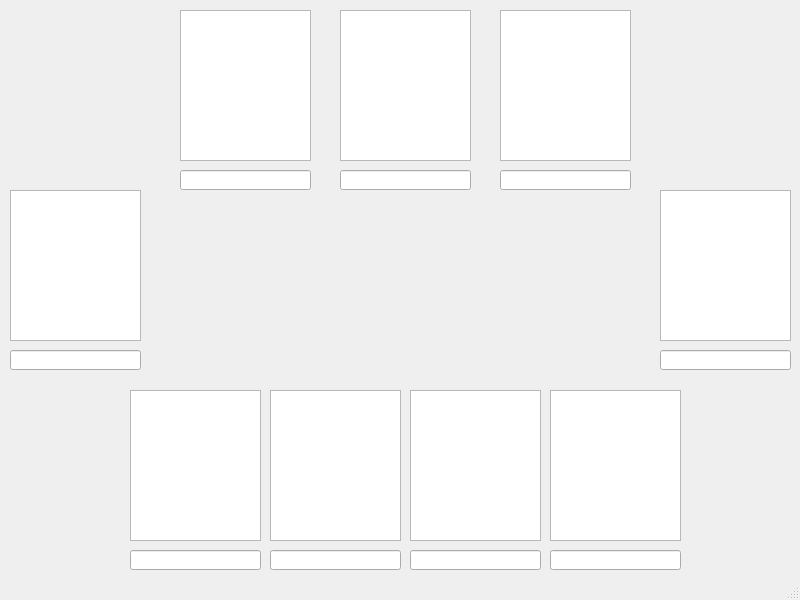
<?xml version="1.0" encoding="UTF-8"?>
<ui version="4.0">
 <class>MainWindow</class>
 <widget class="QMainWindow" name="MainWindow">
  <property name="geometry">
   <rect>
    <x>0</x>
    <y>0</y>
    <width>800</width>
    <height>600</height>
   </rect>
  </property>
  <property name="mouseTracking">
   <bool>false</bool>
  </property>
  <property name="windowTitle">
   <string>MainWindow</string>
  </property>
  <widget class="QWidget" name="centralwidget">
   <widget class="QTextEdit" name="textEdit_2">
    <property name="geometry">
     <rect>
      <x>500</x>
      <y>10</y>
      <width>131</width>
      <height>151</height>
     </rect>
    </property>
    <property name="mouseTracking">
     <bool>false</bool>
    </property>
    <property name="verticalScrollBarPolicy">
     <enum>Qt::ScrollBarAlwaysOff</enum>
    </property>
    <property name="horizontalScrollBarPolicy">
     <enum>Qt::ScrollBarAlwaysOff</enum>
    </property>
    <property name="readOnly">
     <bool>true</bool>
    </property>
   </widget>
   <widget class="QTextEdit" name="textEdit_4">
    <property name="geometry">
     <rect>
      <x>180</x>
      <y>10</y>
      <width>131</width>
      <height>151</height>
     </rect>
    </property>
    <property name="cursor" stdset="0">
     <cursorShape>ArrowCursor</cursorShape>
    </property>
    <property name="mouseTracking">
     <bool>false</bool>
    </property>
    <property name="acceptDrops">
     <bool>true</bool>
    </property>
    <property name="toolTipDuration">
     <number>-1</number>
    </property>
    <property name="lineWidth">
     <number>1</number>
    </property>
    <property name="verticalScrollBarPolicy">
     <enum>Qt::ScrollBarAlwaysOff</enum>
    </property>
    <property name="horizontalScrollBarPolicy">
     <enum>Qt::ScrollBarAlwaysOff</enum>
    </property>
    <property name="sizeAdjustPolicy">
     <enum>QAbstractScrollArea::AdjustIgnored</enum>
    </property>
    <property name="tabChangesFocus">
     <bool>false</bool>
    </property>
    <property name="readOnly">
     <bool>true</bool>
    </property>
    <property name="acceptRichText">
     <bool>true</bool>
    </property>
   </widget>
   <widget class="QTextEdit" name="textEdit_5">
    <property name="geometry">
     <rect>
      <x>10</x>
      <y>190</y>
      <width>131</width>
      <height>151</height>
     </rect>
    </property>
    <property name="mouseTracking">
     <bool>false</bool>
    </property>
    <property name="verticalScrollBarPolicy">
     <enum>Qt::ScrollBarAlwaysOff</enum>
    </property>
    <property name="horizontalScrollBarPolicy">
     <enum>Qt::ScrollBarAlwaysOff</enum>
    </property>
    <property name="readOnly">
     <bool>true</bool>
    </property>
   </widget>
   <widget class="QTextEdit" name="textEdit_6">
    <property name="geometry">
     <rect>
      <x>130</x>
      <y>390</y>
      <width>131</width>
      <height>151</height>
     </rect>
    </property>
    <property name="mouseTracking">
     <bool>false</bool>
    </property>
    <property name="verticalScrollBarPolicy">
     <enum>Qt::ScrollBarAlwaysOff</enum>
    </property>
    <property name="horizontalScrollBarPolicy">
     <enum>Qt::ScrollBarAlwaysOff</enum>
    </property>
    <property name="readOnly">
     <bool>true</bool>
    </property>
   </widget>
   <widget class="QTextEdit" name="textEdit_7">
    <property name="geometry">
     <rect>
      <x>270</x>
      <y>390</y>
      <width>131</width>
      <height>151</height>
     </rect>
    </property>
    <property name="mouseTracking">
     <bool>false</bool>
    </property>
    <property name="verticalScrollBarPolicy">
     <enum>Qt::ScrollBarAlwaysOff</enum>
    </property>
    <property name="horizontalScrollBarPolicy">
     <enum>Qt::ScrollBarAlwaysOff</enum>
    </property>
    <property name="readOnly">
     <bool>true</bool>
    </property>
   </widget>
   <widget class="QTextEdit" name="textEdit_8">
    <property name="geometry">
     <rect>
      <x>410</x>
      <y>390</y>
      <width>131</width>
      <height>151</height>
     </rect>
    </property>
    <property name="mouseTracking">
     <bool>false</bool>
    </property>
    <property name="verticalScrollBarPolicy">
     <enum>Qt::ScrollBarAlwaysOff</enum>
    </property>
    <property name="horizontalScrollBarPolicy">
     <enum>Qt::ScrollBarAlwaysOff</enum>
    </property>
    <property name="readOnly">
     <bool>true</bool>
    </property>
   </widget>
   <widget class="QTextEdit" name="textEdit_9">
    <property name="geometry">
     <rect>
      <x>550</x>
      <y>390</y>
      <width>131</width>
      <height>151</height>
     </rect>
    </property>
    <property name="mouseTracking">
     <bool>false</bool>
    </property>
    <property name="verticalScrollBarPolicy">
     <enum>Qt::ScrollBarAlwaysOff</enum>
    </property>
    <property name="horizontalScrollBarPolicy">
     <enum>Qt::ScrollBarAlwaysOff</enum>
    </property>
    <property name="readOnly">
     <bool>true</bool>
    </property>
   </widget>
   <widget class="QTextEdit" name="textEdit_1">
    <property name="geometry">
     <rect>
      <x>660</x>
      <y>190</y>
      <width>131</width>
      <height>151</height>
     </rect>
    </property>
    <property name="mouseTracking">
     <bool>false</bool>
    </property>
    <property name="verticalScrollBarPolicy">
     <enum>Qt::ScrollBarAlwaysOff</enum>
    </property>
    <property name="horizontalScrollBarPolicy">
     <enum>Qt::ScrollBarAlwaysOff</enum>
    </property>
    <property name="readOnly">
     <bool>true</bool>
    </property>
   </widget>
   <widget class="QTextEdit" name="textEdit_3">
    <property name="geometry">
     <rect>
      <x>340</x>
      <y>10</y>
      <width>131</width>
      <height>151</height>
     </rect>
    </property>
    <property name="mouseTracking">
     <bool>false</bool>
    </property>
    <property name="verticalScrollBarPolicy">
     <enum>Qt::ScrollBarAlwaysOff</enum>
    </property>
    <property name="horizontalScrollBarPolicy">
     <enum>Qt::ScrollBarAlwaysOff</enum>
    </property>
    <property name="readOnly">
     <bool>true</bool>
    </property>
   </widget>
   <widget class="QLineEdit" name="lineEdit_4">
    <property name="geometry">
     <rect>
      <x>180</x>
      <y>170</y>
      <width>131</width>
      <height>20</height>
     </rect>
    </property>
    <property name="readOnly">
     <bool>true</bool>
    </property>
   </widget>
   <widget class="QLineEdit" name="lineEdit_3">
    <property name="geometry">
     <rect>
      <x>340</x>
      <y>170</y>
      <width>131</width>
      <height>20</height>
     </rect>
    </property>
    <property name="readOnly">
     <bool>true</bool>
    </property>
   </widget>
   <widget class="QLineEdit" name="lineEdit_2">
    <property name="geometry">
     <rect>
      <x>500</x>
      <y>170</y>
      <width>131</width>
      <height>20</height>
     </rect>
    </property>
    <property name="readOnly">
     <bool>true</bool>
    </property>
   </widget>
   <widget class="QLineEdit" name="lineEdit_5">
    <property name="geometry">
     <rect>
      <x>10</x>
      <y>350</y>
      <width>131</width>
      <height>20</height>
     </rect>
    </property>
    <property name="readOnly">
     <bool>true</bool>
    </property>
   </widget>
   <widget class="QLineEdit" name="lineEdit_1">
    <property name="geometry">
     <rect>
      <x>660</x>
      <y>350</y>
      <width>131</width>
      <height>20</height>
     </rect>
    </property>
    <property name="readOnly">
     <bool>true</bool>
    </property>
   </widget>
   <widget class="QLineEdit" name="lineEdit_9">
    <property name="geometry">
     <rect>
      <x>550</x>
      <y>550</y>
      <width>131</width>
      <height>20</height>
     </rect>
    </property>
    <property name="readOnly">
     <bool>true</bool>
    </property>
   </widget>
   <widget class="QLineEdit" name="lineEdit_8">
    <property name="geometry">
     <rect>
      <x>410</x>
      <y>550</y>
      <width>131</width>
      <height>20</height>
     </rect>
    </property>
    <property name="readOnly">
     <bool>true</bool>
    </property>
   </widget>
   <widget class="QLineEdit" name="lineEdit_7">
    <property name="geometry">
     <rect>
      <x>270</x>
      <y>550</y>
      <width>131</width>
      <height>20</height>
     </rect>
    </property>
    <property name="readOnly">
     <bool>true</bool>
    </property>
   </widget>
   <widget class="QLineEdit" name="lineEdit_6">
    <property name="geometry">
     <rect>
      <x>130</x>
      <y>550</y>
      <width>131</width>
      <height>20</height>
     </rect>
    </property>
    <property name="readOnly">
     <bool>true</bool>
    </property>
   </widget>
  </widget>
  <widget class="QMenuBar" name="menubar">
   <property name="geometry">
    <rect>
     <x>0</x>
     <y>0</y>
     <width>800</width>
     <height>17</height>
    </rect>
   </property>
  </widget>
  <widget class="QStatusBar" name="statusbar"/>
 </widget>
 <resources/>
 <connections/>
</ui>
